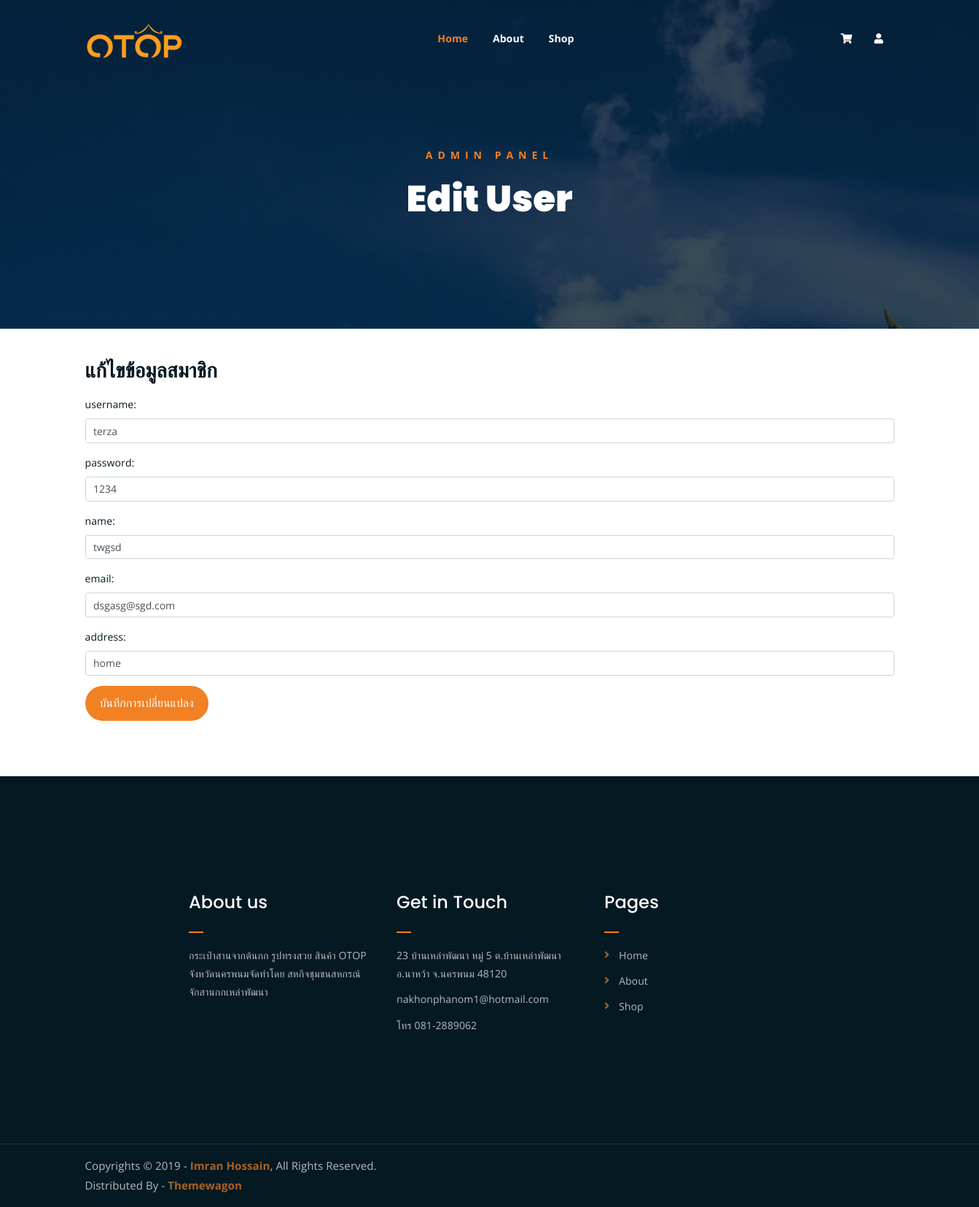
The page /pages/editMember.php?id=1 on the database its author committed.
### tables this page shows
CREATE TABLE `member` (
  `member_id` int(11) NOT NULL,
  `username` varchar(50) NOT NULL,
  `password` varchar(50) NOT NULL,
  `name` text NOT NULL,
  `email` text NOT NULL,
  `address` text NOT NULL
);

### pages/connectDB.php (called while the page is built, shortened)
<?php
class DB_conn
{
    public $conn;
    function __construct()
    {
        $this->conn = mysqli_connect(DB_SERVER, DB_USERNAME, DB_PASSWORD, DB_NAME);
    }
    public function display_member_edit($id)
    {
        $str = mysqli_query($this->conn, "SELECT * from member where member_id = $id");
        return $str;
    }
}
?>

### pages/editMember.php (the view, shortened to what this page needs)
<?php
include_once("connectDB.php");
$conn = new DB_conn;
?>
<!DOCTYPE html>
<html lang="en">
<html>
<head>
	<link rel="stylesheet" href="../assets/css/all.min.css">
	<link rel="stylesheet" href="../assets/bootstrap/css/bootstrap.min.css">
	<link rel="stylesheet" href="../assets/css/owl.carousel.css">
	<link rel="stylesheet" href="../assets/css/magnific-popup.css">
	<link rel="stylesheet" href="../assets/css/animate.css">
	<link rel="stylesheet" href="../assets/css/meanmenu.min.css">
	<link rel="stylesheet" href="../assets/css/main.css">
	<link rel="stylesheet" href="../assets/css/responsive.css">
</head>
<body>
	<?php
	include_once("header.php");
	?>
	<div class="breadcrumb-section breadcrumb-bg">
		<div class="container">
			<div class="row">
				<div class="col-lg-8 offset-lg-2 text-center">
					<div class="breadcrumb-text">
                        <p>Admin panel</p>
						<h1>Edit User</h1>
					</div>
				</div>
			</div>
		</div>
	</div>
    <?php
    $sql = $conn->display_member_edit($_GET['id']);
    while ($data = mysqli_fetch_array($sql)) {
        $username = $data['username'];
        $password = $data['password'];
        $name = $data['name'];
        $email = $data['email'];
        $address = $data['address'];
    }
    ?>
    <div class="container">
        <h3 class="mt-5">แก้ไขข้อมูลสมาชิก</h3>
        <form method="POST">
            <div class="mb-3">
                <label for="username" class="form-label">username:</label>
                <input type="text" class="form-control" id="username" name="username" value=<?php echo $username ?>>
            </div>
            <div class="mb-3">
                <label for="password" class="form-label">password:</label>
                <input type="text" class="form-control" id="password" name="password" value=<?php echo $password ?>>
            </div>
            <div class="mb-3">
                <label for="name" class="form-label">name: </label>
                <input type="name" class="form-control" id="name" name="name" value="<?php echo $name ?>">
            </div>
            <div class="mb-3">
                <label for="email" class="form-label">email:</label>
                <input type="text" class="form-control" id="email" name="email" value=<?php echo
                                                                                                        $email; ?>>
            </div>
            <div class="mb-3">
                <label for="address" class="form-label">address:</label>
                <input type="text" class="form-control" id="address" name="address" value=<?php echo $address; ?>>
            </div>
            <button type="submit" class="cart-btn" id="edit" name="edit">บันทึกการเปลี่ยนแปลง </button>
        </form>
    </div>
<br><br><br>
    <?php
	 include_once('footer.php')
    ?>
</body>
</html>

### assets/css/main.css (style rules this page uses)
html { font-size: 14px; font-weight: 400; line-height: 28px; height: 100%; }
body { font-family: "Open Sans", sans-serif; font-weight: 400; font-size: 1rem; letter-spacing: 0.1px; line-height: 1.8; color: #051922; overflow-x: hidden; }
h1, .h1, h2, .h2, h3, .h3, h4, .h4, h5, .h5, h6, .h6 { font-family: "Poppins", sans-serif; font-weight: 700; margin: 0 0 1.25rem 0; color: #051922; }
h1:last-child, .h1:last-child, h2:last-child, .h2:last-child, h3:last-child, .h3:last-child, h4:last-child, .h4:last-child, h5:last-child, .h5:last-child, h6:last-child, .h6:last-child { margin: 0; }
h1, .h1 { font-size: 4rem; font-weight: 700; line-height: 4rem; }
h3, .h3 { font-size: 2rem; font-weight: 700; line-height: 2.25rem; }
p { font-family: "Open Sans", sans-serif; font-weight: 400; font-size: 1rem; letter-spacing: 0.1px; line-height: 1.8; color: #051922; margin: 0 0 1.25rem 0; }
.breadcrumb-bg { background-image: url(../img/breadcrumb-bg.webp); }
.breadcrumb-text p { color: #F28123; font-weight: 700; text-transform: uppercase; letter-spacing: 7px; }
.breadcrumb-text h1 { font-size: 50px; font-weight: 900; color: #fff; margin: 0; margin-top: 20px; }
.breadcrumb-section { padding: 150px 0; background-size: cover; background-position: center center; position: relative; z-index: 1; background-attachment: fixed; padding-top: 200px; }
.breadcrumb-section:after { position: absolute; left: 0; top: 0; width: 100%; height: 100%; content: ""; background-color: #07212e; z-index: -1; opacity: 0.8; }
html, body { height: 100%; }
button.cart-btn { -webkit-transition: 0.3s; -o-transition: 0.3s; transition: 0.3s; }
button.cart-btn { font-family: "Poppins", sans-serif; background-color: #F28123; color: #fff; padding: 10px 20px; border-radius: 50px; border: none; cursor: pointer; font-size: 16px; }

### rows shown on the page
member: username "terza", password "1234", name "twgsd", email "dsgasg@sgd.com", address "home"
